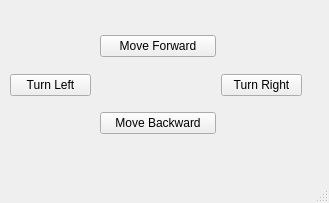
<?xml version="1.0" encoding="UTF-8"?>
<ui version="4.0">
 <class>MainWindow</class>
 <widget class="QMainWindow" name="MainWindow">
  <property name="geometry">
   <rect>
    <x>0</x>
    <y>0</y>
    <width>329</width>
    <height>203</height>
   </rect>
  </property>
  <property name="windowTitle">
   <string>MainWindow</string>
  </property>
  <widget class="QWidget" name="centralwidget">
   <widget class="QWidget" name="">
    <property name="geometry">
     <rect>
      <x>10</x>
      <y>70</y>
      <width>292</width>
      <height>31</height>
     </rect>
    </property>
    <layout class="QHBoxLayout" name="horizontalLayout">
     <property name="spacing">
      <number>130</number>
     </property>
     <item>
      <widget class="QPushButton" name="LeftButton">
       <property name="text">
        <string>Turn Left</string>
       </property>
      </widget>
     </item>
     <item>
      <widget class="QPushButton" name="RightButton">
       <property name="text">
        <string>Turn Right</string>
       </property>
      </widget>
     </item>
    </layout>
   </widget>
   <widget class="QWidget" name="">
    <property name="geometry">
     <rect>
      <x>100</x>
      <y>30</y>
      <width>116</width>
      <height>110</height>
     </rect>
    </property>
    <layout class="QVBoxLayout" name="verticalLayout">
     <property name="spacing">
      <number>50</number>
     </property>
     <item>
      <widget class="QPushButton" name="ForwardButton">
       <property name="text">
        <string>Move Forward</string>
       </property>
      </widget>
     </item>
     <item>
      <widget class="QPushButton" name="BackwardButton">
       <property name="text">
        <string>Move Backward</string>
       </property>
      </widget>
     </item>
    </layout>
   </widget>
  </widget>
  <widget class="QMenuBar" name="menubar">
   <property name="geometry">
    <rect>
     <x>0</x>
     <y>0</y>
     <width>329</width>
     <height>25</height>
    </rect>
   </property>
  </widget>
  <widget class="QStatusBar" name="statusbar"/>
 </widget>
 <resources/>
 <connections/>
</ui>
